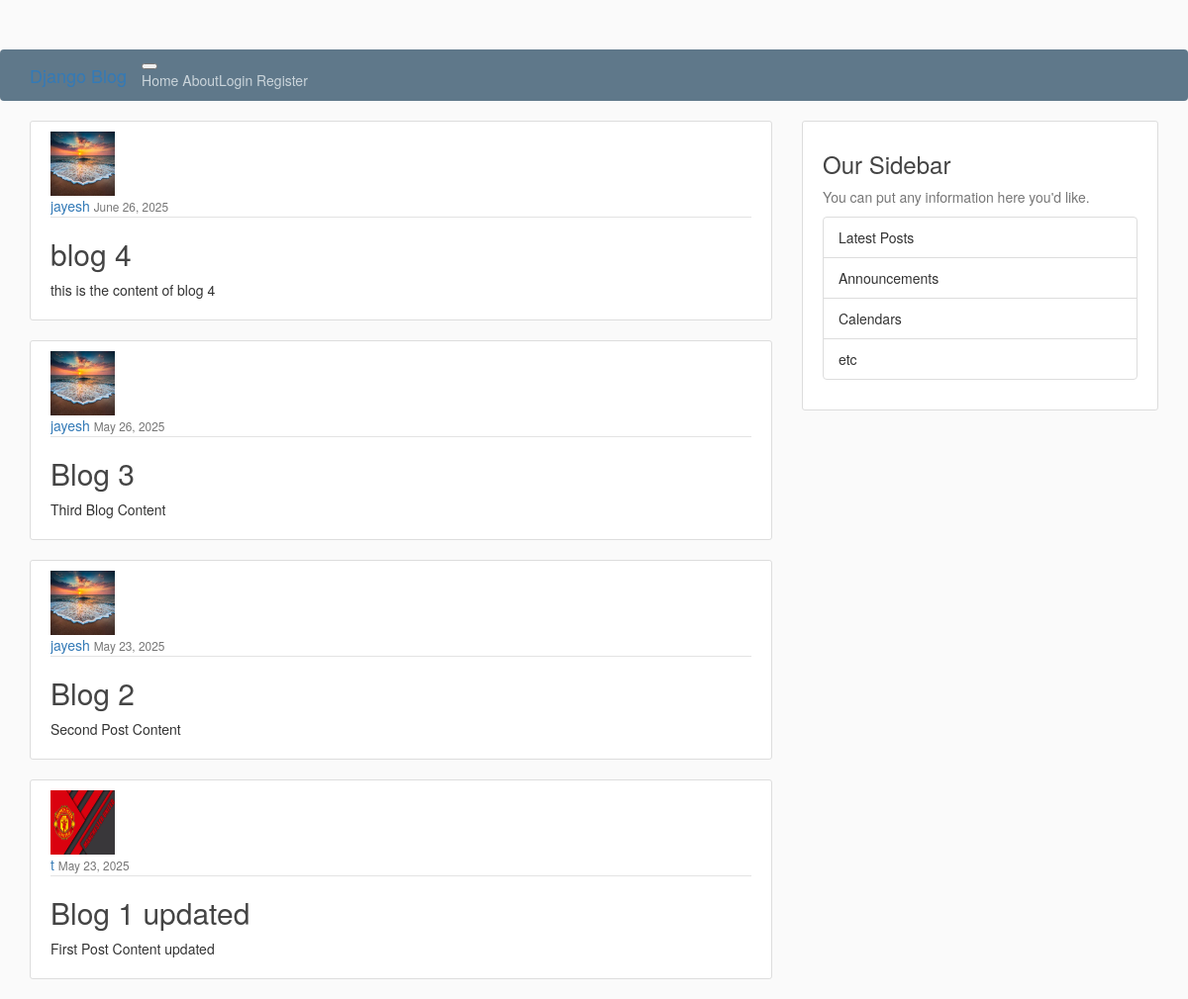
Before: / with the older database file.
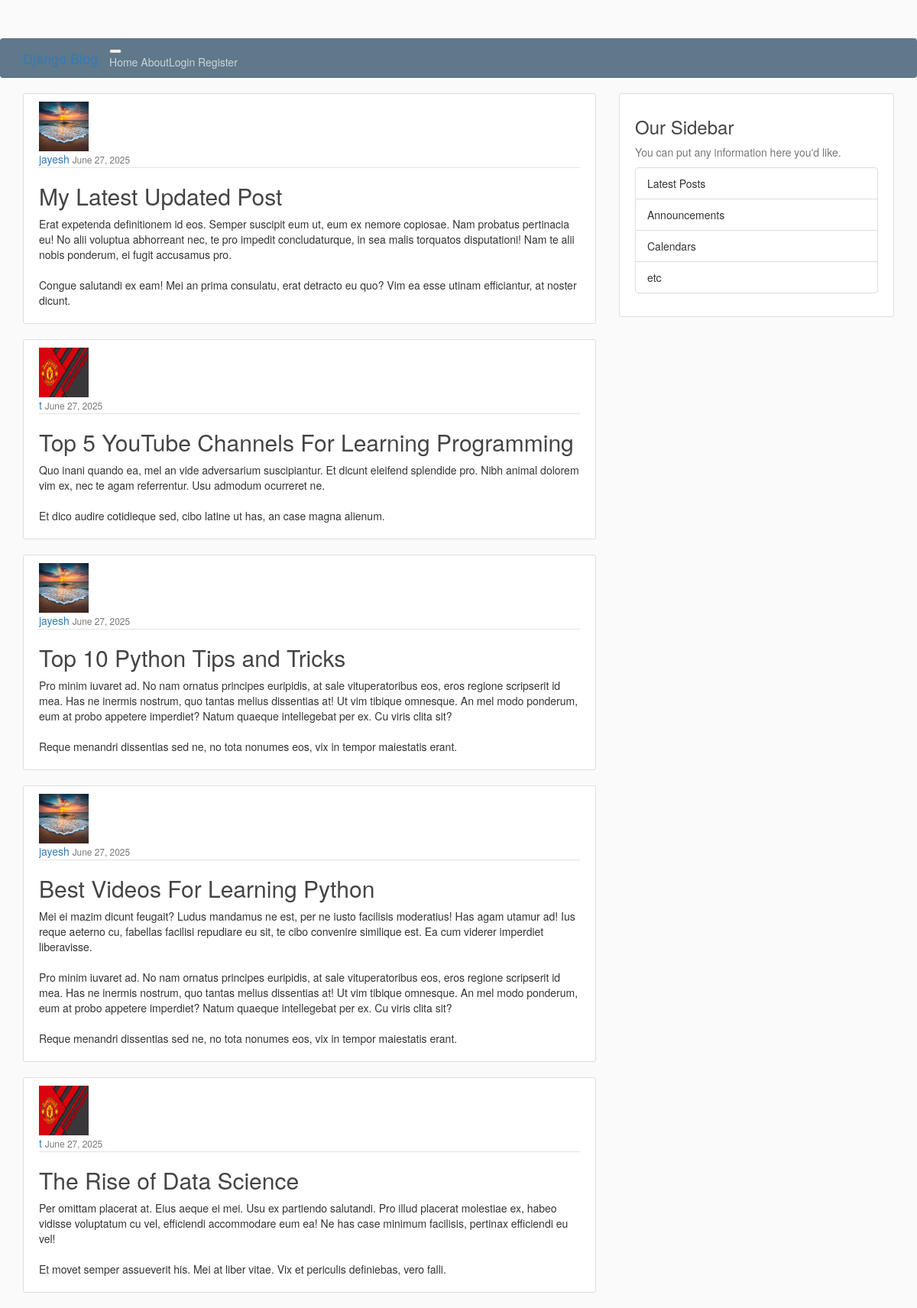
After: the same page with the newer database file.
### blog/models.py (models this page shows, shortened)
class Post(models.Model):
    title=models.CharField(max_length=100)
    content=models.TextField()
    date_posted=models.DateTimeField(default=timezone.now)
    author=models.ForeignKey(User,on_delete=models.CASCADE)

### user/models.py (models this page shows, shortened)
class Profile(models.Model):
    user=models.OneToOneField(User,on_delete=models.CASCADE)
    image=models.ImageField(default='default.jpg',upload_to='profile_pics')

### blog/views.py (the view)
# urls.py: path('',PostListView.as_view() ,name='blog-home'),
class PostListView(ListView):
    model=Post
    template_name='blog/home.html'         #<app>/<model>_<viewtype>.html
    context_object_name='posts'
    ordering=['-date_posted']
    paginate_by=5

### blog/templates/blog/home.html
{% extends 'blog/base.html' %}
{% block content%}
    {% for post in posts %}
        <article class="media content-section">
            <img class="rounded-circle article-img" src="{{post.author.profile.image.url}}">
            <div class="media-body">
                <div class="article-metadata">
                <a class="mr-2" href="#">{{ post.author }}</a>
                <small class="text-muted">{{ post.date_posted|date:"F d, Y" }}</small>
                </div>
                <h2><a class="article-title" href="{% url 'post-detail' post.id %}">{{ post.title }}</a></h2>
                <p class="article-content">{{ post.content }}</p>
            </div>
        </article>
    {% endfor %}
{% endblock content %}

Changed rows visible on the page:
removed Post: author.profile.image (picture), author "jayesh", date_posted "June 26, 2025", title "blog 4", content "this is the content of blog 4"
removed Post: author.profile.image (picture), author "jayesh", date_posted "May 26, 2025", title "Blog 3", content "Third Blog Content"
removed Post: author.profile.image (picture), author "jayesh", date_posted "May 23, 2025", title "Blog 2", content "Second Post Content"
no longer on this page (row edited): Post: author.profile.image (picture), author "t", date_posted "May 23, 2025", title "Blog 1 updated", content "First Post Content updated"
added Post: author.profile.image (picture), author "jayesh", date_posted "June 27, 2025", title "My Latest Updated Post", content "Erat expetenda definitionem id eos. Semper suscipit eum ut, eum ex nemore copiosae. Nam probatus pertinacia eu! No alii voluptua abhorreant nec, te pro impedit concludaturque, in sea malis torquatos disputationi! Nam te alii nobis ponderum, ei fugit accusamus pro. Congue salutandi ex eam! Mei an prima consulatu, erat detracto eu quo? Vim ea esse utinam efficiantur, at noster dicunt."
added Post: author.profile.image (picture), author "t", date_posted "June 27, 2025", title "Top 5 YouTube Channels For Learning Programming", content "Quo inani quando ea, mel an vide adversarium suscipiantur. Et dicunt eleifend splendide pro. Nibh animal dolorem vim ex, nec te agam referrentur. Usu admodum ocurreret ne. Et dico audire cotidieque sed, cibo latine ut has, an case magna alienum."
added Post: author.profile.image (picture), author "jayesh", date_posted "June 27, 2025", title "Top 10 Python Tips and Tricks", content "Pro minim iuvaret ad. No nam ornatus principes euripidis, at sale vituperatoribus eos, eros regione scripserit id mea. Has ne inermis nostrum, quo tantas melius dissentias at! Ut vim tibique omnesque. An mel modo ponderum, eum at probo appetere imperdiet? Natum quaeque intellegebat per ex. Cu viris clita sit? Reque menandri dissentias sed ne, no tota nonumes eos, vix in tempor maiestatis erant."
added Post: author.profile.image (picture), author "jayesh", date_posted "June 27, 2025", title "Best Videos For Learning Python", content "Mei ei mazim dicunt feugait? Ludus mandamus ne est, per ne iusto facilisis moderatius! Has agam utamur ad! Ius reque aeterno cu, fabellas facilisi repudiare eu sit, te cibo convenire similique est. Ea cum viderer imperdiet liberavisse. Pro minim iuvaret ad. No nam ornatus principes euripidis, at sale vituperatoribus eos, eros regione scripserit id mea. Has ne inermis nostrum, quo tantas melius dissentias at! Ut vim tibique omnesque. An mel modo ponderum, eum at probo appetere imperdiet? Natum quaeque intellegebat per ex. Cu viris clita sit? Reque menandri dissentias sed ne, no tota nonumes eos, vix in tempor maiestatis erant."
added Post: author.profile.image (picture), author "t", date_posted "June 27, 2025", title "The Rise of Data Science", content "Per omittam placerat at. Eius aeque ei mei. Usu ex partiendo salutandi. Pro illud placerat molestiae ex, habeo vidisse voluptatum cu vel, efficiendi accommodare eum ea! Ne has case minimum facilisis, pertinax efficiendi eu vel! Et movet semper assueverit his. Mei at liber vitae. Vix et periculis definiebas, vero falli."
